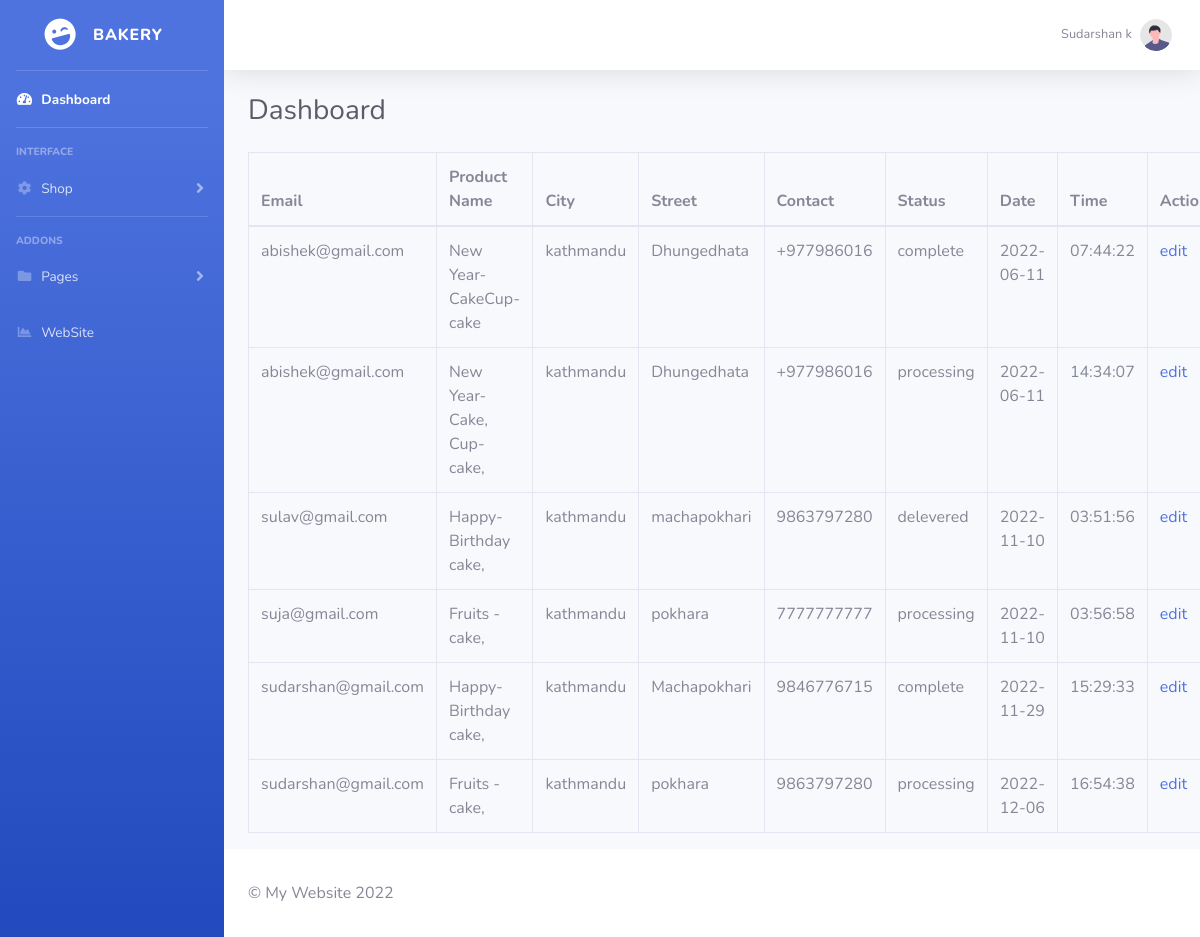
Page /dashboard/order.php (signed in) on the committed database.
### tables this page shows
CREATE TABLE `checkout` (
  `id` int(11) NOT NULL,
  `email` varchar(100) NOT NULL,
  `product_name` text NOT NULL,
  `city` varchar(32) NOT NULL,
  `street` varchar(100) NOT NULL,
  `contact` varchar(10) NOT NULL,
  `status` varchar(32) NOT NULL DEFAULT 'processing',
  `date` date NOT NULL,
  `time` time NOT NULL
);

### dashboard/order.php (the view, shortened to what this page needs)
<?php require_once "include/header.php"; ?>
<body id="page-top">
    <div id="wrapper">
        <?php require_once "include/sidebar.php"; ?>
        <div id="content-wrapper" class="d-flex flex-column">
            <div id="content">
                <nav class="navbar navbar-expand navbar-light bg-white topbar mb-4 static-top shadow">
                   <?php require_once "include/navbar.php"; ?>
                </nav>
                <div class="container-fluid">
                    <div class="d-sm-flex align-items-center justify-content-between mb-4">
                        <h1 class="h3 mb-0 text-gray-800">Dashboard</h1>
                    </div>
                    <div class="section">
                        <table class='table table-bordered'>
                            <thead>
                                <th>Email</th>
                                <th>Product Name</th>
                                <th>City</th>
                                <th>Street</th>
                                <th>Contact</th>
                                <th>Status</th>
                                <th>Date</th>
                                <th>Time</th>
                                <th>Action</th>
                            </thead>
                            <tbody>
                                <?php
                                if($_SESSION['role'] == 'admin'){
                                    $sql_order  = "select * from checkout";
                                    $query = mysqli_query($connection, $sql_order);
                                }
                                    while($row = mysqli_fetch_assoc($query)){
                                        $id = $row['id'];
                                        $email = $row['email'];
                                        $product_name = $row['product_name'];
                                        $city = $row['city'];
                                        $street = $row['street'];
                                        $contact = $row['contact'];
                                        $status = $row['status'];
                                        $date = $row['date'];
                                        $time = $row['time'];
                                    ?>
                                    <tr>
                                        <td><?php echo $email; ?></td>
                                        <td><?php echo $product_name; ?></td>
                                        <td><?php echo $city; ?></td>
                                        <td><?php echo $street; ?></td>
                                        <td><?php echo $contact; ?></td>
                                        <td><?php echo $status; ?></td>
                                        <td><?php echo $date; ?></td>
                                        <td><?php echo $time; ?></td>
                                        <td><?php
                                     if( $_SESSION['role'] == 'admin') {?>
                                     <a href="edit_order.php?edit=<?php echo $id; ?>">edit</a>
                                  <?php  }?>
                                        </td>
                                    </tr>
                                <?php
                                    }
                                ?>
                            </tbody>
                        </table>
                    </div>
                </div>
            </div>
            <?php require_once "include/footer.php"; ?>

### rows in the picture
checkout: email "abishek@gmail.com", product_name "New Year- CakeCup-cake", city "kathmandu", street "Dhungedhata", contact "+977986016", status "complete", date "2022-06-11", time "07:44:22"
checkout: email "abishek@gmail.com", product_name "New Year- Cake, Cup-cake,", city "kathmandu", street "Dhungedhata", contact "+977986016", status "processing", date "2022-06-11", time "14:34:07"
checkout: email "sulav@gmail.com", product_name "Happy-Birthday cake,", city "kathmandu", street "machapokhari", contact "9863797280", status "delevered", date "2022-11-10", time "03:51:56"
checkout: email "suja@gmail.com", product_name "Fruits - cake,", city "kathmandu", street "pokhara", contact "7777777777", status "processing", date "2022-11-10", time "03:56:58"
checkout: email "sudarshan@gmail.com", product_name "Happy-Birthday cake,", city "kathmandu", street "Machapokhari", contact "9846776715", status "complete", date "2022-11-29", time "15:29:33"
checkout: email "sudarshan@gmail.com", product_name "Fruits - cake,", city "kathmandu", street "pokhara", contact "9863797280", status "processing", date "2022-12-06", time "16:54:38"
